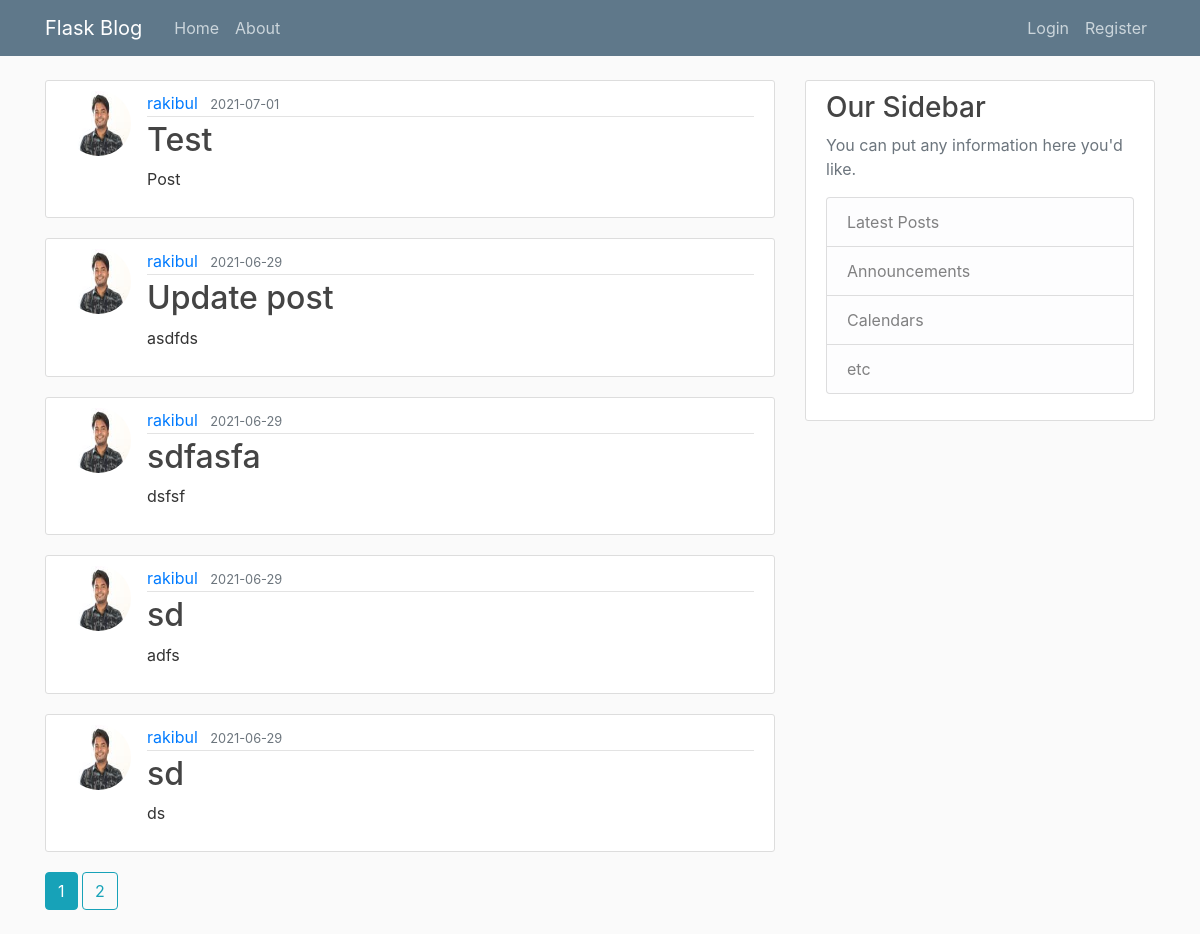
Page /home on the earlier database version.
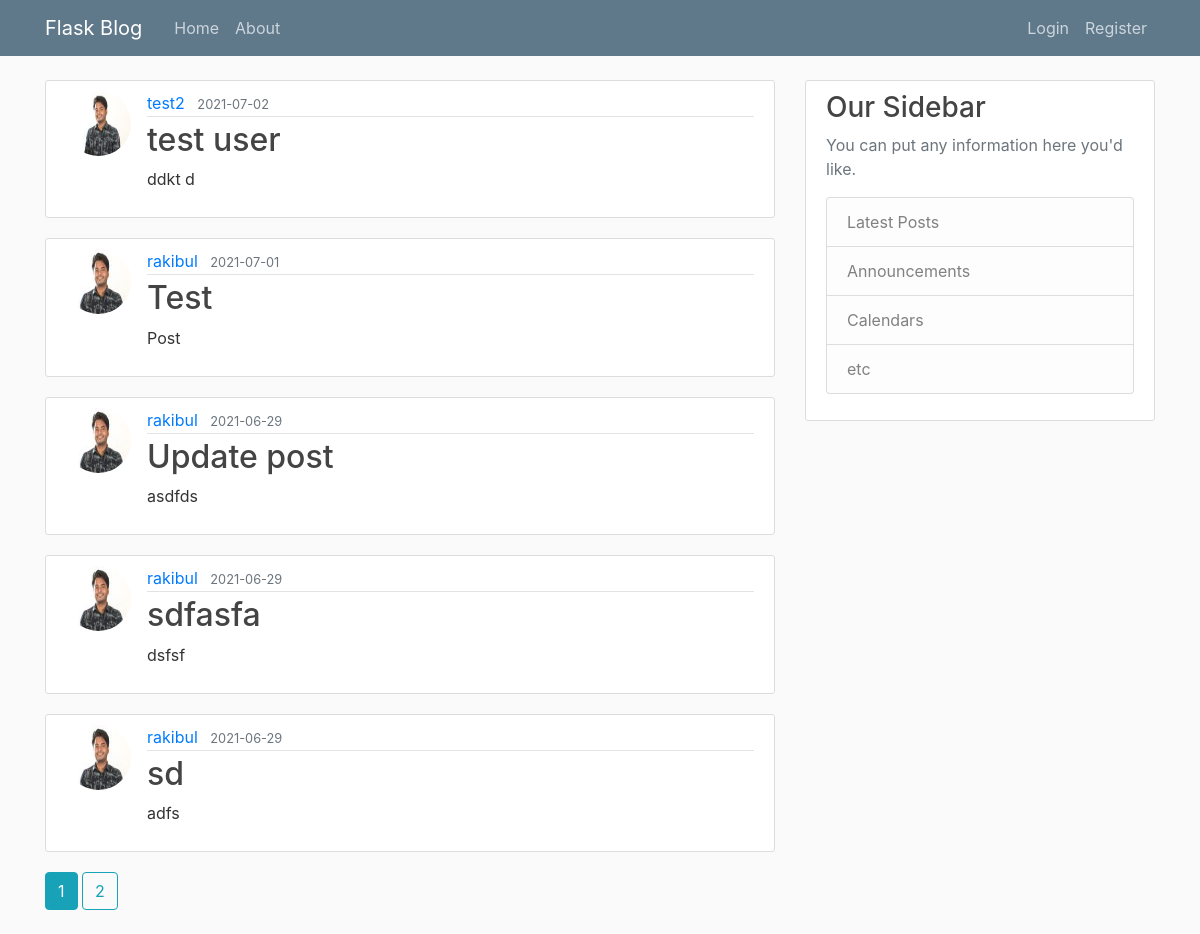
Same page on the later database version.
### flaskblog/models.py (models this page shows, shortened)
class Post(db.Model):
    id = db.Column(db.Integer, primary_key=True)
    title = db.Column(db.String(100), nullable=False)
    date_posted = db.Column(db.DateTime, nullable=False, default=datetime.utcnow)
    content = db.Column(db.Text, nullable=False)
    user_id = db.Column(db.Integer, db.ForeignKey('user.id'), nullable=False)

class User(db.Model, UserMixin):
    id = db.Column(db.Integer, primary_key=True)
    username = db.Column(db.String(20), unique=True, nullable=False)
    email = db.Column(db.String(120), unique=True, nullable=False)
    image_file = db.Column(db.String(20), nullable=False, default='default.jpg')
    password = db.Column(db.String(60), nullable=False)
    posts = db.relationship('Post', backref='author', lazy=True)

### flaskblog/main/routes.py (the view)
@main.route("/")
@main.route("/home")
def home():
    page = request.args.get('page', 1, type=int)
    posts = Post.query.order_by(Post.date_posted.desc()).paginate(page=page, per_page=5)
    return render_template('home.html', posts=posts)

### flaskblog/templates/home.html
{% extends "layout.html" %}
{% block content %}
    {% for post in posts.items %}
        <article class="media content-section">
          <img class="rounded-circle article-img" src="{{ url_for('static', filename='profile_pics/' + post.author.image_file) }}">
          <div class="media-body">
            <div class="article-metadata">
              <a class="mr-2" href="{{ url_for('users.user_posts', username=post.author.username) }}">{{ post.author.username }}</a>
              <small class="text-muted">{{ post.date_posted.strftime('%Y-%m-%d') }}</small>
            </div>
            <h2><a class="article-title" href="{{ url_for('posts.post', post_id=post.id) }}">{{ post.title }}</a></h2>
            <p class="article-content">{{ post.content }}</p>
          </div>
        </article>
    {% endfor %}
    {% for page_num in posts.iter_pages(left_edge=1, right_edge=1, left_current=1, right_current=2) %}
      {% if page_num %}
        {% if posts.page == page_num %}
          <a class="btn btn-info mb-4" href="{{ url_for('main.home', page=page_num) }}">{{ page_num }}</a>
        {% else %}
          <a class="btn btn-outline-info mb-4" href="{{ url_for('main.home', page=page_num) }}">{{ page_num }}</a>
        {% endif %}
      {% else %}
        ...
      {% endif %}
    {% endfor %}
{% endblock content %}

Differences in the rows shown:
no longer on this page (row unchanged): Post: image_file (picture), author.username "rakibul", date_posted "2021-06-29", title "sd", content "ds"
added Post: image_file (picture), author.username "test2", date_posted "2021-07-02", title "test user", content "ddkt d"
